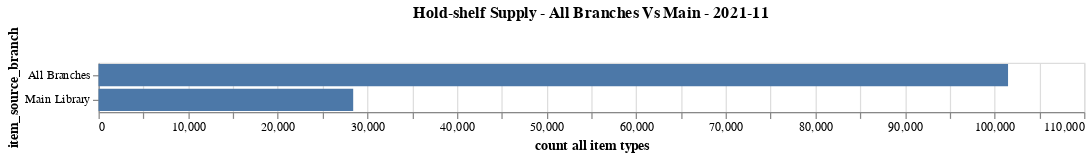
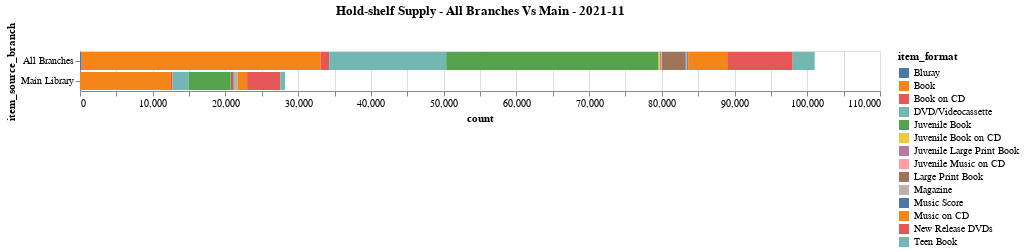

Here is the notebook cell these charts were saved with, in order:
### Code cell
# Hold-shelf Supply
# where are items coming from to fill holds?

"""
NOTE: this excludes:
  * items where the source branch is the same same as the pickup branch
  * items having item types where there are not more than 100 of that type in the set 
"""

# 1. Main Vs. Everyone
sql = """\
with hold_shelf_data as (
  select
    date(modified_epoch, 'unixepoch', 'localtime') as date_hold_on_holdshelf,
    date(placed_epoch, 'unixepoch', 'localtime') as date_hold_placed,
    -- cast(
    --  round((modified_epoch - placed_epoch) / 86400.0) as integer
    -- ) as days_to_holdshelf,
    s_location_code as item_source_location_code,
    (
      select
        coalesce(branch_name.name, s_location_code, '')
      from
        "location"
        left outer join branch on branch.code_num = "location".branch_code_num
        left outer join branch_name on branch_name.branch_id = branch.id
      where
        "location".code = s_location_code
      limit
        1
    ) as item_source_branch_name,
    item.item_format,
    pickup_location_code,
    (
      select
        coalesce(branch_name.name, pickup_location_code, '')
      from
        "location"
        left outer join branch on branch.code_num = "location".branch_code_num
        left outer join branch_name on branch_name.branch_id = branch.id
      where
        "location".code = pickup_location_code
      limit
        1
    ) as item_pickup_branch_name
  from
    holds_shelf
    left outer join item as item on item.item_record_num = holds_shelf.record_num
  where
    modified_epoch >= CAST(
      strftime('%s', :start_date || '-01') AS INT
    )
    and modified_epoch < CAST(
      strftime('%s', DATE(:start_date || '-01', '+1 months')) AS INT
    )
)
select
  :start_date as month,
  case
    when item_source_branch_name != 'Main Library' then "All Branches"
    else item_source_branch_name
  end as item_source_branch,
  -- item_source_branch_name,
  -- item_format,
  count(*) as "count all item types"
from
  hold_shelf_data
where
  item_source_branch_name != item_pickup_branch_name
group by
  1,
  2
"""

sql_2 = """\
with hold_shelf_data as (
  select
    date(modified_epoch, 'unixepoch', 'localtime') as date_hold_on_holdshelf,
    date(placed_epoch, 'unixepoch', 'localtime') as date_hold_placed,
    -- cast(
    --  round((modified_epoch - placed_epoch) / 86400.0) as integer
    -- ) as days_to_holdshelf,
    s_location_code as item_source_location_code,
    (
      select
        coalesce(branch_name.name, s_location_code, '')
      from
        "location"
        left outer join branch on branch.code_num = "location".branch_code_num
        left outer join branch_name on branch_name.branch_id = branch.id
      where
        "location".code = s_location_code
      limit
        1
    ) as item_source_branch_name,
    item.item_format,
    pickup_location_code,
    (
      select
        coalesce(branch_name.name, pickup_location_code, '')
      from
        "location"
        left outer join branch on branch.code_num = "location".branch_code_num
        left outer join branch_name on branch_name.branch_id = branch.id
      where
        "location".code = pickup_location_code
      limit
        1
    ) as item_pickup_branch_name
  from
    holds_shelf
    left outer join item as item on item.item_record_num = holds_shelf.record_num
  where
    modified_epoch >= CAST(
      strftime('%s', :start_date || '-01') AS INT
    )
    and modified_epoch < CAST(
      strftime('%s', DATE(:start_date || '-01', '+1 months')) AS INT
    )
)
select
  :start_date as month,
  case
    when item_source_branch_name != 'Main Library' then "All Branches"
    else item_source_branch_name
  end as item_source_branch,
  -- item_source_branch_name,
  item_format,
  count(*) as count
from
  hold_shelf_data
where
  item_source_branch_name != item_pickup_branch_name
group by
  1,
  2,
  3
"""

df = pd.read_csv(
        chpl_collection_url + '.csv?' + urlencode(query={'sql': sql, 'start_date': start_date})
)

df_2 = pd.read_csv(
        chpl_collection_url + '.csv?' + urlencode(query={'sql': sql_2, 'start_date': start_date})
)

alt.Chart(df[df['count all item types'] > 100]).mark_bar().encode(
    x=alt.X('count all item types:Q'),
    y=alt.Y('item_source_branch', sort='-x'),
    # color='item_format',
    tooltip=['month', 'count all item types', 'item_source_branch']
).properties(
    title = f"Hold-shelf Supply - All Branches Vs Main - {df.iloc[0]['month']}",
    width = 800
).display()

alt.Chart(df_2[df_2['count'] > 100]).mark_bar().encode(
    x=alt.X('count:Q'),
    y=alt.Y('item_source_branch', sort='-x'),
    color='item_format',
    tooltip=['month', 'item_format', 'count', 'item_source_branch']
).properties(
    title = f"Hold-shelf Supply - All Branches Vs Main - {df.iloc[0]['month']}",
    width = 800
).display()

### Figure 1 — Vega-Lite specification as saved in the notebook (floating-point values rounded to 4 significant figures)
{"config": {"view": {"continuousWidth": 400, "continuousHeight": 300}}, "data": {"name": "data-4a67308b714c533a71e09136945280df"}, "mark": "bar", "encoding": {"tooltip": [{"type": "nominal", "field": "month"}, {"type": "quantitative", "field": "count all item types"}, {"type": "nominal", "field": "item_source_branch"}], "x": {"type": "quantitative", "field": "count all item types"}, "y": {"type": "nominal", "field": "item_source_branch", "sort": "-x"}}, "title": "Hold-shelf Supply - All Branches Vs Main - 2021-11", "width": 800, "$schema": "https://vega.github.io/schema/vega-lite/v4.8.1.json", "datasets": {"data-4a67308b714c533a71e09136945280df": [{"month": "2021-11", "item_source_branch": "All Branches", "count all item types": 101505}, {"month": "2021-11", "item_source_branch": "Main Library", "count all item types": 28419}]}}

### Figure 2 — Vega-Lite specification as saved in the notebook (floating-point values rounded to 4 significant figures)
{"config": {"view": {"continuousWidth": 400, "continuousHeight": 300}}, "data": {"name": "data-38a85a7e30f6178536796e759bac4ec9"}, "mark": "bar", "encoding": {"color": {"type": "nominal", "field": "item_format"}, "tooltip": [{"type": "nominal", "field": "month"}, {"type": "nominal", "field": "item_format"}, {"type": "quantitative", "field": "count"}, {"type": "nominal", "field": "item_source_branch"}], "x": {"type": "quantitative", "field": "count"}, "y": {"type": "nominal", "field": "item_source_branch", "sort": "-x"}}, "title": "Hold-shelf Supply - All Branches Vs Main - 2021-11", "width": 800, "$schema": "https://vega.github.io/schema/vega-lite/v4.8.1.json", "datasets": {"data-38a85a7e30f6178536796e759bac4ec9": [{"month": "2021-11", "item_source_branch": "All Branches", "item_format": "Bluray", "count": 230}, {"month": "2021-11", "item_source_branch": "All Branches", "item_format": "Book", "count": 32886}, {"month": "2021-11", "item_source_branch": "All Branches", "item_format": "Book on CD", "count": 1151}, {"month": "2021-11", "item_source_branch": "All Branches", "item_format": "DVD/Videocassette", "count": 16084}, {"month": "2021-11", "item_source_branch": "All Branches", "item_format": "Juvenile Book", "count": 29207}, {"month": "2021-11", "item_source_branch": "All Branches", "item_format": "Juvenile Book on CD", "count": 192}, {"month": "2021-11", "item_source_branch": "All Branches", "item_format": "Juvenile Large Print Book", "count": 125}, {"month": "2021-11", "item_source_branch": "All Branches", "item_format": "Juvenile Music on CD", "count": 144}, {"month": "2021-11", "item_source_branch": "All Branches", "item_format": "Large Print Book", "count": 3280}, {"month": "2021-11", "item_source_branch": "All Branches", "item_format": "Magazine", "count": 189}, {"month": "2021-11", "item_source_branch": "All Branches", "item_format": "Music Score", "count": 126}, {"month": "2021-11", "item_source_branch": "All Branches", "item_format": "Music on CD", "count": 5379}, {"month": "2021-11", "item_source_branch": "All Branches", "item_format": "New Release DVDs", "count": 8999}, {"month": "2021-11", "item_source_branch": "All Branches", "item_format": "Teen Book", "count": 3031}, {"month": "2021-11", "item_source_branch": "Main Library", "item_format": "Book", "count": 12510}, {"month": "2021-11", "item_source_branch": "Main Library", "item_format": "Book on CD", "count": 211}, {"month": "2021-11", "item_source_branch": "Main Library", "item_format": "DVD/Videocassette", "count": 2229}, {"month": "2021-11", "item_source_branch": "Main Library", "item_format": "Juvenile Book", "count": 5751}, {"month": "2021-11", "item_source_branch": "Main Library", "item_format": "Large Print Book", "count": 441}, {"month": "2021-11", "item_source_branch": "Main Library", "item_format": "Magazine", "count": 514}, {"month": "2021-11", "item_source_branch": "Main Library", "item_format": "Music on CD", "count": 1324}, {"month": "2021-11", "item_source_branch": "Main Library", "item_format": "New Release DVDs", "count": 4547}, {"month": "2021-11", "item_source_branch": "Main Library", "item_format": "Teen Book", "count": 656}]}}
